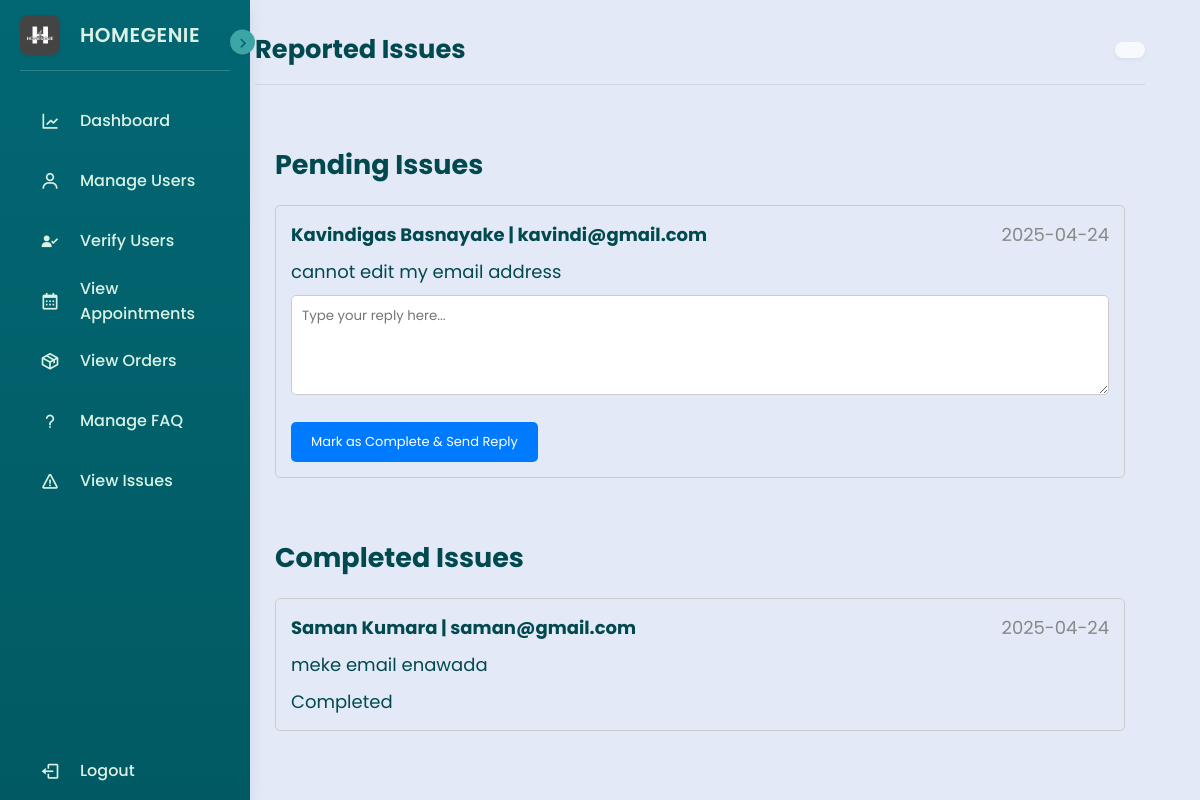
The page /AdminController/issues (signed in) on the database its author committed.
### tables this page shows
CREATE TABLE `issues` (
  `id` int(11) NOT NULL,
  `user_id` int(11) NOT NULL,
  `description` varchar(255) NOT NULL,
  `status` enum('pending','completed') NOT NULL,
  `created_at` datetime NOT NULL DEFAULT current_timestamp()
);

CREATE TABLE `users` (
  `user_id` int(11) NOT NULL,
  `first_name` varchar(100) NOT NULL,
  `last_name` varchar(100) NOT NULL,
  `contact_number` varchar(15) NOT NULL,
  `email` varchar(100) NOT NULL,
  `street` varchar(255) DEFAULT NULL,
  `district` varchar(100) DEFAULT NULL,
  `province` varchar(100) DEFAULT NULL,
  `profile_image` longblob DEFAULT NULL,
  `password` varchar(255) NOT NULL,
  `role` enum('customer','service_provider','supplier','admin') NOT NULL,
  `agree_terms` tinyint(1) NOT NULL DEFAULT 0,
  `created_at` timestamp NOT NULL DEFAULT current_timestamp()
);

### app/controllers/AdminController.php (called while the page is built, shortened)
<?php
Class AdminController extends Controller{
    public function issues() {
        $issueModel = $this->model('IssueModel');
        $issues = $issueModel->getIssues();
        $data = [
            'issues' => $issues,
            'adminName' => $_SESSION['user_name'] ?? 'Admin'
        ];
        $this->view('Admin/ViewIssues', $data);
    }
}
?>

### app/libraries/Core.php (called while the page is built, shortened)
<?php
class Core {
    protected $currentMethod = 'index';
    public function __construct() {
        $url = $this->getURL();
        if (isset($url[0]) && file_exists('../app/controllers/' . ucwords($url[0]) . '.php')) {
            unset($url[0]);
        }
        $this->currentController = new $this->currentController;
        if (isset($url[1]) && method_exists($this->currentController, $url[1])) {
            $this->currentMethod = $url[1];
            unset($url[1]);
        }
        $this->params = $url ? array_values($url) : [];
        call_user_func_array([$this->currentController, $this->currentMethod], $this->params);
    }
    public function getURL() {
        if (isset($_GET['url'])) {
            $url = rtrim($_GET['url'], '/');
            $url = filter_var($url, FILTER_SANITIZE_URL);
            return explode('/', $url);
        }
        return [];
    }
}

### public/index.php (called while the page is built, shortened)
<?php
   $init = new Core();
?>

### app/libraries/Database.php (called while the page is built, shortened)
<?php
class Database{
    private $host = DB_HOST;
    private $user = DB_USER;
    private $password = DB_PASSWORD;
    private $dbname = DB_NAME;
    private $dbh;
    private $statement;
    public function __construct(){
        $dsn = 'mysql:host='.$this->host.';dbname='.$this->dbname;
        $options = array(
            PDO::ATTR_PERSISTENT => true,
            PDO::ATTR_ERRMODE => PDO::ERRMODE_EXCEPTION
        );
        try {
            $this->dbh = new PDO($dsn, $this->user, $this->password, $options);
        } catch (PDOException $e) {
            $this->error = $e->getMessage();
            echo $this->error;
        }
    }
    public function query($sql){
        $this->statement = $this->dbh->prepare($sql);
    }
    public function execute(){
        return $this->statement->execute();
    }
    public function resultSet(){
        $this->execute();
        return $this->statement->fetchAll(PDO::FETCH_OBJ);
    }
}

### app/models/IssueModel.php (called while the page is built, shortened)
<?php
class IssueModel {
    private $db;
    public function __construct() {
        $this->db = new Database;
    }
    public function getIssues() {
        $this->db->query("SELECT issues.*, users.first_name, users.last_name, users.contact_number, users.email
                         FROM issues
                         JOIN users ON issues.user_id = users.user_id");
        return $this->db->resultSet();
    }
}

### app/views/Admin/ViewIssues.php (the view, shortened to what this page needs)
<!DOCTYPE html>
<html lang="en">
<head>
    <link rel="stylesheet" href="<?php echo URLROOT; ?>/public/css/AdminDashboard.css">
    <link rel="stylesheet" href="<?php echo URLROOT; ?>/public/css/AdminViewIssues.css">
    <link href='https://unpkg.com/boxicons@2.1.4/css/boxicons.min.css' rel='stylesheet'>
</head>
<body>
    <?php require_once APPROOT . '/views/Admin/AdminSideBar.php'; ?>
    <section class="main">
        <div class="top">
            <div class="welcome">
                <span class="text">
                    <h3>Reported Issues</h3>
                </span>
            </div>
            <div class="time">
            </div>
        </div>
        <div class="dash-content" style="display: block;">
            <div class="issues-container">
                <h2>Pending Issues</h2>
                <?php
                $pendingIssues = array_filter($data['issues'], function($issue) {
                    return $issue->status == 'pending';
                });
                if(empty($pendingIssues)) : ?>
                    <p>No pending issues found.</p>
                <?php else : ?>
                    <?php foreach($pendingIssues as $issue) : ?>
                        <div class="issue">
                            <div class="issue-header">
                                <span class="issue-title"><?php echo $issue->first_name . ' ' . $issue->last_name . ' | ' . $issue->email; ?></span>
                                <span class="issue-date"><?php echo isset($issue->created_at) ? date('Y-m-d', strtotime($issue->created_at)) : 'N/A'; ?></span>
                            </div>
                            <div class="issue-body">
                                <p><?php echo $issue->description; ?></p>
                            </div>
                            <div class="issue-reply">
                                <form action="<?php echo URLROOT; ?>/AdminController/markIssueComplete" method="POST">
                                    <textarea name="reply_message" class="reply-textarea" placeholder="Type your reply here..." required></textarea>
                                    <button type="submit" class="reply-button">Mark as Complete & Send Reply</button>
                                </form>
                            </div>
                        </div>
                    <?php endforeach; ?>
                <?php endif; ?>
            </div>
            <div class="issues-container completed-issues">
                <h2>Completed Issues</h2>
                <?php
                $completedIssues = array_filter($data['issues'], function($issue) {
                    return $issue->status == 'completed';
                });
                if(empty($completedIssues)) : ?>
                    <p>No completed issues found.</p>
                <?php else : ?>
                    <?php foreach($completedIssues as $issue) : ?>
                        <div class="issue completed">
                            <div class="issue-header">
                                <span class="issue-title"><?php echo $issue->first_name . ' ' . $issue->last_name . ' | ' . $issue->email; ?></span>
                                <span class="issue-date"><?php echo isset($issue->created_at) ? date('Y-m-d', strtotime($issue->created_at)) : 'N/A'; ?></span>
                            </div>
                            <div class="issue-body">
                                <p><?php echo $issue->description; ?></p>
                            </div>
                            <div class="issue-reply">
                                <span class="completed-label">Completed</span>
                            </div>
                        </div>
                    <?php endforeach; ?>
                <?php endif; ?>
            </div>
        </div>
    </section>
</body>
</html>

### public/css/AdminDashBoard.css (style rules this page uses)
.main { position: absolute; height: 100%; width: calc(100% - 300px); left: 275px; padding: 30px; font-size: 18px; color: var(--text-main); background: linear-gradient(135deg, rgba(228, 233, 247, 0.8) 0%, rgba(228, 233, 247, 0.95) 100%); overflow-y: auto; transition: var(--tran-05); }
.main .top { display: flex; justify-content: space-between; align-items: center; margin-bottom: 30px; padding-bottom: 15px; border-bottom: 1px solid rgba(0, 73, 79, 0.1); }
.main .welcome { display: flex; align-items: center; gap: 10px; }
.main .welcome .text { font-size: 22px; font-weight: 500; color: var(--dark-navy); }
.main .time { font-size: 18px; font-weight: 500; color: var(--charcoal); background: rgba(255, 255, 255, 0.7); padding: 8px 15px; border-radius: 20px; box-shadow: 0 2px 5px rgba(0, 0, 0, 0.05); }
.main .dash-content { display: grid; grid-template-columns: repeat(auto-fill, minmax(280px, 1fr)); gap: 25px; padding: 10px 0; }
@media (max-width: 1200px) { .main { width: calc(100% - 250px); left: 225px; } }

### public/css/AdminViewIssues.css (style rules this page uses)
.issues-container { padding: 20px; }
.issues-container h2 { margin-bottom: 20px; }
.issue { border: 1px solid #ccc; padding: 15px; margin-bottom: 20px; border-radius: 5px; }
.issue-header { display: flex; justify-content: space-between; margin-bottom: 10px; }
.issue-title { font-weight: bold; }
.issue-date { color: #888; }
.issue-body { margin-bottom: 10px; }
.issue-reply textarea { width: 100%; height: 80px; margin-bottom: 10px; padding: 10px; border: 1px solid #ccc; border-radius: 5px; }
.reply-button { font-size: small; background-color: #007bff; color: white; padding: 10px 20px; border: none; border-radius: 5px; cursor: pointer; }

### public/css/style.css (style rules this page uses)
* { margin: 0; padding: 0; box-sizing: border-box; font-family: 'Poppins', sans-serif; }
:root { --body-color: #E4E9F7; --sidebar-color: #026773; --primary-color: #3CA6A6; --text-main: #00494F; --text-color: #D9F2E5; --text-alt: #F2E3D5; --button-color: #40B7B7; --button-hover: #169494; --soft-blue: #D1DEF9; --pale-lavender: #E1D8F2; --dusty-blue: #B6C7D9; --light-mint: #D9F2E5; --teal-green: #018F8A; --dark-navy: #00494F; --charcoal: #3D5B5A; --seaweed-green: #2D5F5C; --light-teal: #65D4D4; --turquoise: #40B7B7; --mint-green: #A8E3D7; --ocean-blue: #2F7C7C; --soft-cream: #F7E4C1; --light-peach: #F4C4A1; --warm-sand: #E3D0B0; --powder-pink: #F2C9D9; --tran-02: all 0.2s ease; --tran-03: all 0.3s ease; --tran-04: all 0.4s ease; --tran-05: all 0.5s ease; --shadow-sm: 0 2px 5px rgba(0, 0, 0, 0.05); --shadow-md: 0 5px 15px rgba(0, 0, 0, 0.08); --shadow-lg: 0 10px 25px rgba(0, 0, 0, 0.1); }
body { height: 100vh; background: var(--body-color); overflow-x: hidden; }

### app/views/Admin/ViewIssues.php (style rules this page uses)
.reply-textarea { width: 100%; min-height: 100px; padding: 10px; margin-bottom: 10px; border-radius: 8px; border: 1px solid #d1d1d1; font-family: inherit; resize: vertical; }
.reply-button { margin-top: 10px; }

### rows shown on the page
issues: user.first_name "Kavindigas", user.last_name "Basnayake", user.email "kavindi@gmail.com", created_at "2025-04-24", description "cannot edit my email address"
issues: user.first_name "Saman", user.last_name "Kumara", user.email "saman@gmail.com", created_at "2025-04-24", description "meke email enawada"
